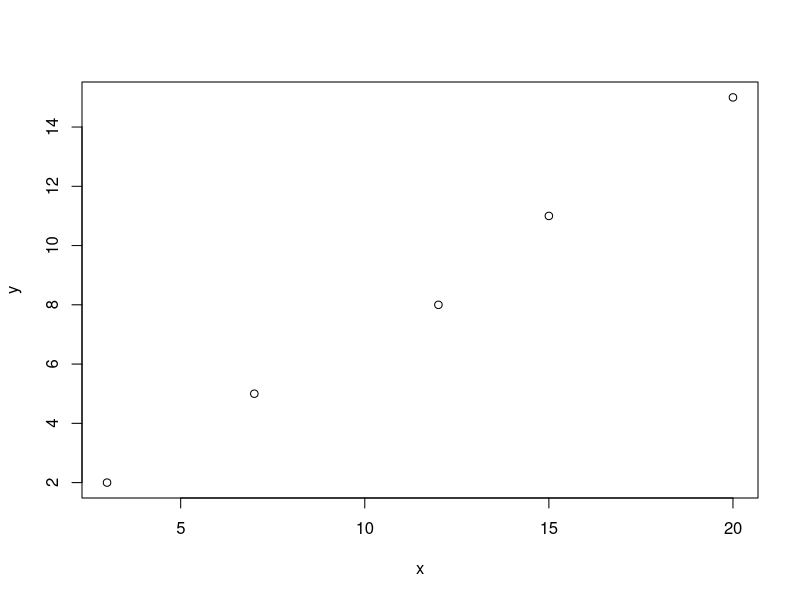
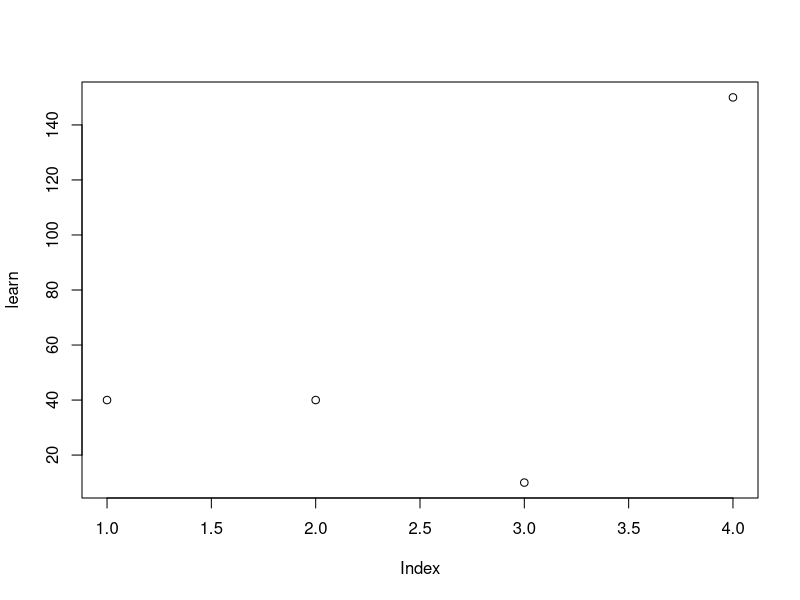
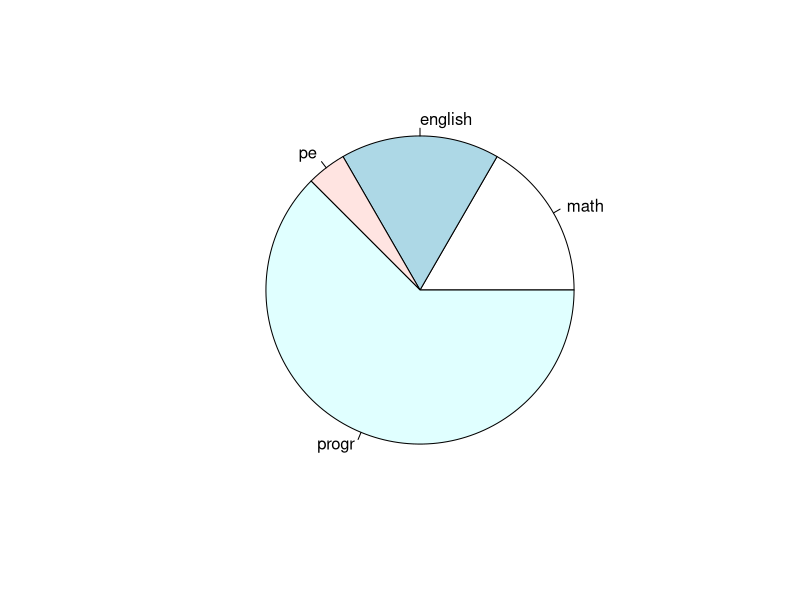
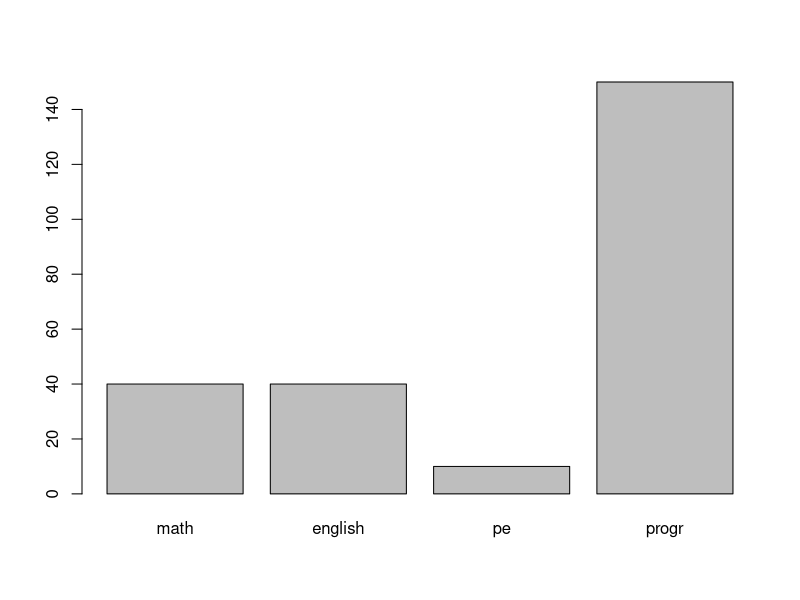

R code for these plots, in order:
35 + 777
13 * 47
675 * 15
849 * 629

11111111*11111111

x <-c(3,7,12,15, 20)
y <-c(2,5,8,11,15)
x*y

plot(x, y)

learn <-c("math" = 40, "english"= 40,"pe" = 10, "progr" = 150)
plot(learn)
pie(learn)
barplot(learn)

drinks <-rnorm(10000, mean = 450, sd = 4)
length(which(drinks > 455))/10000
